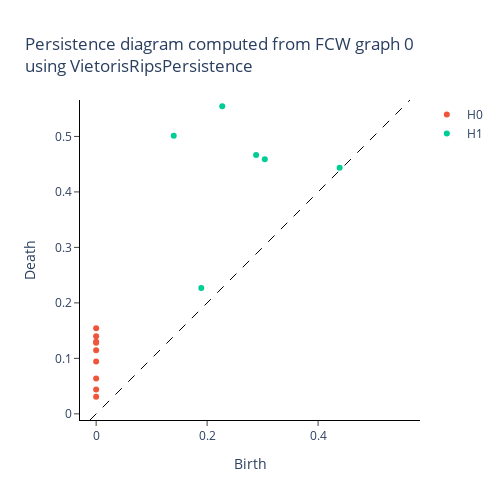
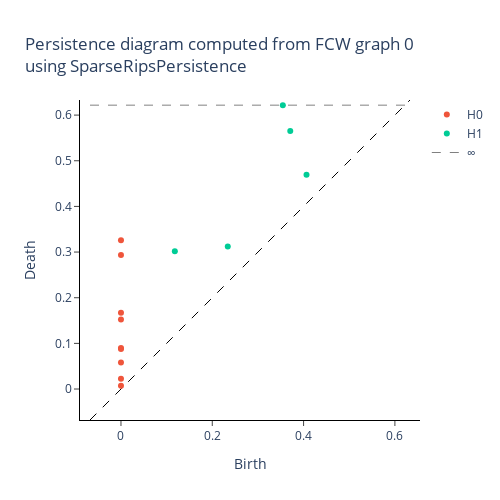

The code cell stored with these charts, in order, in its notebook:
### Markdown cell above
`SparseRipsPersistence` actually implements an approximate scheme for computing the same topological quantities as `VietorisRipsPersistence`, with possibly very large speedups when the inputs have large sizes. We can plot the two results:

### Code cell
sample = 0
for transformer, output in [(VR, X_vr), (SR, X_sr)]:
    title = f"Persistence diagram computed from FCW graph {sample}<br>using {transformer.__class__.__name__}"
    VR.plot(output,
            sample=sample,
            plotly_params={"layout": {"title": title}}).show()

### Figure 1 — Plotly figure (JSON) as saved in the notebook; plotly's stock layout.template omitted (floating-point values rounded to 4 significant figures)
{"data": [{"hoverinfo": "none", "line": {"color": "black", "dash": "dash", "width": 1}, "mode": "lines", "showlegend": false, "type": "scatter", "x": [-0.01109, 0.5657], "y": [-0.01109, 0.5657]}, {"hoverinfo": "text", "hovertext": ["(0.0, 0.03081783466041088)", "(0.0, 0.04380376636981964)", "(0.0, 0.06381725519895554)", "(0.0, 0.09417735040187836)", "(0.0, 0.11453007161617279)", "(0.0, 0.12811362743377686)", "(0.0, 0.12992151081562042)", "(0.0, 0.13975247740745544)", "(0.0, 0.15428949892520905)"], "mode": "markers", "name": "H0", "type": "scatter", "x": [0, 0, 0, 0, 0, 0, 0, 0, 0], "y": [0.03082, 0.0438, 0.06382, 0.09418, 0.1145, 0.1281, 0.1299, 0.1398, 0.1543]}, {"hoverinfo": "text", "hovertext": ["(0.43887844681739807, 0.44341421127319336)", "(0.30395010113716125, 0.4589157700538635)", "(0.2883281111717224, 0.4667209982872009)", "(0.2272387146949768, 0.554584801197052)", "(0.18947136402130127, 0.2269093543291092)", "(0.13979700207710266, 0.501044750213623)"], "mode": "markers", "name": "H1", "type": "scatter", "x": [0.4389, 0.304, 0.2883, 0.2272, 0.1895, 0.1398], "y": [0.4434, 0.4589, 0.4667, 0.5546, 0.2269, 0.501]}], "layout": {"height": 500, "plot_bgcolor": "white", "title": {"text": "Persistence diagram computed from FCW graph 0<br>using VietorisRipsPersistence"}, "width": 500, "xaxis": {"autorange": false, "exponentformat": "e", "linecolor": "black", "linewidth": 1, "mirror": false, "range": [-0.01109, 0.5657], "showexponent": "all", "showline": true, "side": "bottom", "ticks": "outside", "title": {"text": "Birth"}, "type": "linear", "zeroline": true}, "yaxis": {"autorange": false, "exponentformat": "e", "linecolor": "black", "linewidth": 1, "mirror": false, "range": [-0.01109, 0.5657], "scaleanchor": "x", "scaleratio": 1, "showexponent": "all", "showline": true, "side": "left", "ticks": "outside", "title": {"text": "Death"}, "type": "linear", "zeroline": true}}}

### Figure 2 — Plotly figure (JSON) as saved in the notebook; plotly's stock layout.template omitted (floating-point values rounded to 4 significant figures)
{"data": [{"hoverinfo": "none", "line": {"color": "black", "dash": "dash", "width": 1}, "mode": "lines", "showlegend": false, "type": "scatter", "x": [-0.06783, 0.6331], "y": [-0.06783, 0.6331]}, {"hoverinfo": "text", "hovertext": ["(0.0, 0.32582535813815194)", "(0.0, 0.2935937577666836)", "(0.0, 0.1669729199077039)", "(0.0, 0.15231210271316842)", "(0.0, 0.09004786077564175)", "(0.0, 0.087649919316101)", "(0.0, 0.05830274168906602)", "(0.0, 0.022712073133860478)", "(0.0, 0.007362269751005512)"], "mode": "markers", "name": "H0", "type": "scatter", "x": [0, 0, 0, 0, 0, 0, 0, 0, 0], "y": [0.3258, 0.2936, 0.167, 0.1523, 0.09005, 0.08765, 0.0583, 0.02271, 0.007362]}, {"hoverinfo": "text", "hovertext": ["(0.35452596812986836, inf)", "(0.37079802423258124, 0.5652361064811888)", "(0.11800590212051532, 0.3015120891478765)", "(0.23393948586534075, 0.31236664138204107)", "(0.4063868614400705, 0.4695129978255652)"], "mode": "markers", "name": "H1", "type": "scatter", "x": [0.3545, 0.3708, 0.118, 0.2339, 0.4064], "y": [0.6218, 0.5652, 0.3015, 0.3124, 0.4695]}, {"hoverinfo": "none", "line": {"color": "black", "dash": "dash", "width": 0.5}, "mode": "lines", "name": "∞", "showlegend": true, "type": "scatter", "x": [-0.06783, 0.6331], "y": [0.6218, 0.6218]}], "layout": {"height": 500, "plot_bgcolor": "white", "title": {"text": "Persistence diagram computed from FCW graph 0<br>using SparseRipsPersistence"}, "width": 500, "xaxis": {"autorange": false, "exponentformat": "e", "linecolor": "black", "linewidth": 1, "mirror": false, "range": [-0.06783, 0.6331], "showexponent": "all", "showline": true, "side": "bottom", "ticks": "outside", "title": {"text": "Birth"}, "type": "linear", "zeroline": true}, "yaxis": {"autorange": false, "exponentformat": "e", "linecolor": "black", "linewidth": 1, "mirror": false, "range": [-0.06783, 0.6331], "scaleanchor": "x", "scaleratio": 1, "showexponent": "all", "showline": true, "side": "left", "ticks": "outside", "title": {"text": "Death"}, "type": "linear", "zeroline": true}}}
